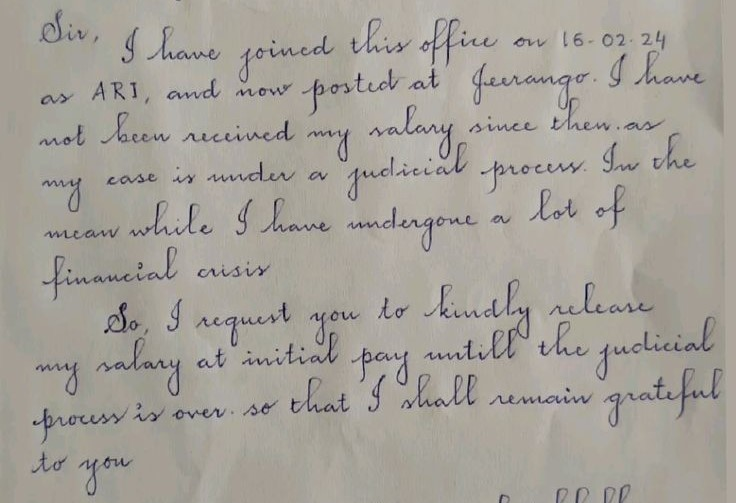
%> input picture Test data/Angular Done.jpeg, 736 x 503 px
$ octave --eval "result = preprocess(imread('Test data/Angular Done.jpeg'));"   (GNU Octave 9; MATLAB toolbox functions it lacks are replaced by stand-ins)
%> lines starting %> are read from the running program, lines starting %| are printed output that depends on the picture; in (x1, y1, x2, y2) boxes, pixels count from 0 and x2, y2 are one past the last pixel; in counts of white or black regions, pixels touching at a corner belong together; the program's own positions count from 1
function [bw, bw_inverted, bw_noiseRemoved, bw_disk, bw_horizontal, bw_vertical, skeleton] = preprocess(inputImg)
    % Set default target height if not provided
    if nargin < 2
        targetHeight = 1200 % Standard height for processing
    end

    % Convert to grayscale if the image is in RGB
    if size(inputImg, 3) == 3
        img_gray = rgb2gray(inputImg);
    else
        img_gray = inputImg;
    end

    % Calculate scaling factor to maintain aspect ratio
    [originalHeight, ~] = size(img_gray);
%> originalHeight = 503
    scaleFactor = targetHeight / originalHeight;
%> scaleFactor = 2.39

    % Resize the image using bicubic interpolation (better for handwriting)
    img_gray = imresize(img_gray, scaleFactor, 'bicubic');
%> img_gray: size 1200x1756 uint8

    % Enhance contrast using CLAHE for better feature detection
    img_enhanced = adapthisteq(img_gray, 'ClipLimit', 0.02);
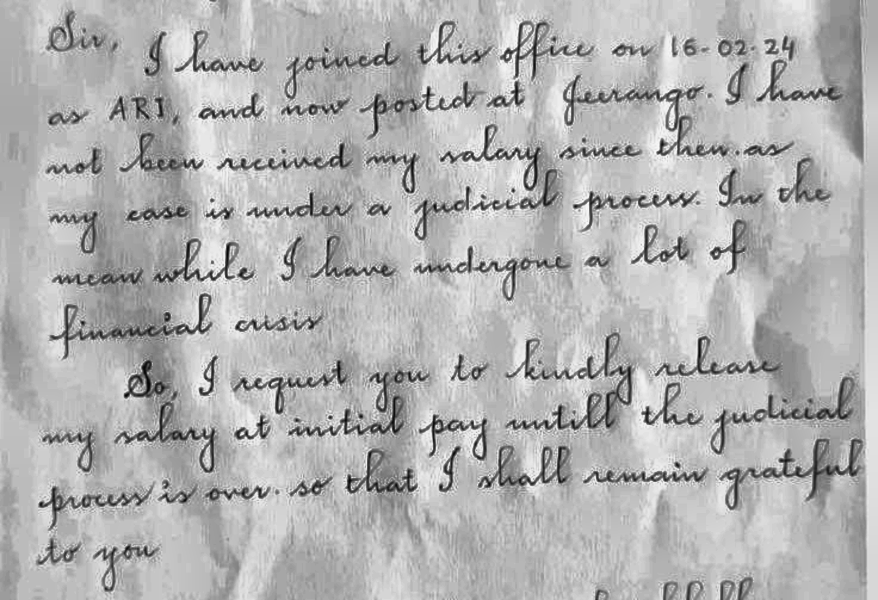
%> img_enhanced: size 1200x1756 uint8 (shown at 1/2 size); min 0, max 255, mean 177.1

    % Apply sharpening to enhance edges
    img_enhanced = imsharpen(img_enhanced, 'Radius', 1.5, 'Amount', 0.6);

    % Step 2: Binarize using adaptive thresholding
    bw = imbinarize(img_enhanced, 'adaptive', 'ForegroundPolarity', 'dark', 'Sensitivity', 0.4);
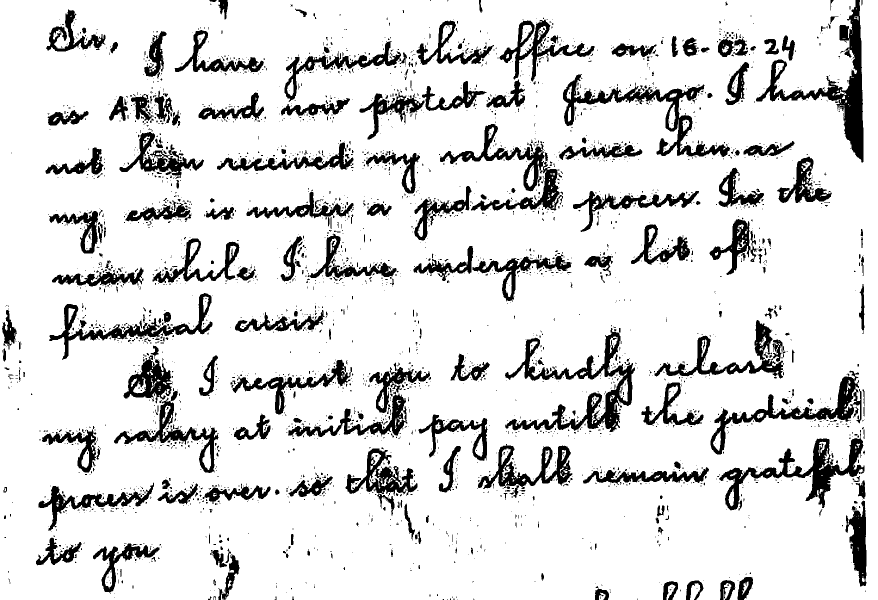
%> bw: size 1200x1756 logical (shown at 1/2 size); 86.6% white; 3381 black regions (3049 under 20 px), largest, box (x1, y1, x2, y2) and area: (1010, 656, 1270, 864) 12332, (1512, 0, 1727, 325) 12278, (1438, 860, 1729, 1021) 9899

    % Step 3: Invert the binary image
    bw_inverted = ~bw;
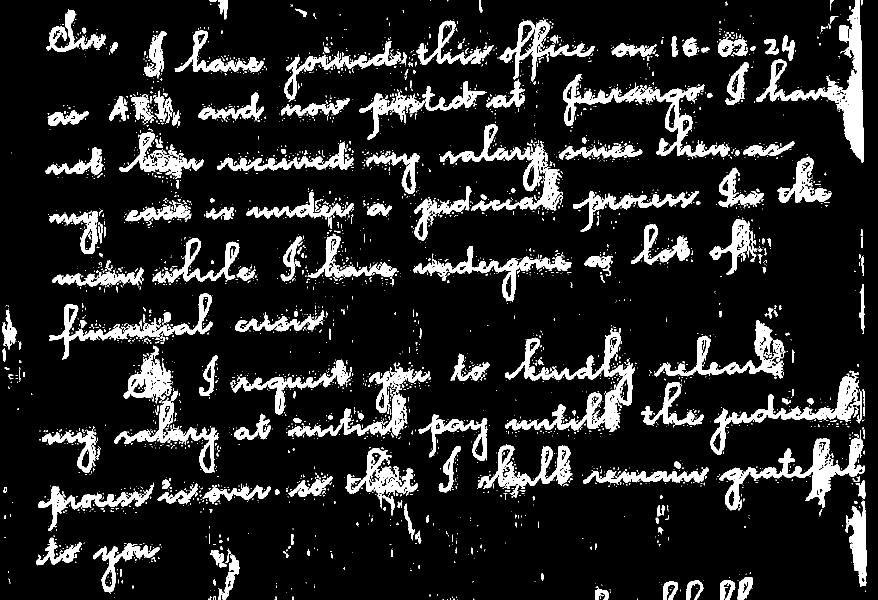
%> bw_inverted: size 1200x1756 logical (shown at 1/2 size); 13.4% white; 3381 white regions (3049 under 20 px), largest, box (x1, y1, x2, y2) and area: (1010, 656, 1270, 864) 12332, (1512, 0, 1727, 325) 12278, (1438, 860, 1729, 1021) 9899

    % Step 4: Remove small objects (noise) - use a proportional threshold based on image size
    noiseThreshold = round(50 * scaleFactor);
%> noiseThreshold = 119
    bw_noiseRemoved = bwareaopen(bw_inverted, noiseThreshold);

    % Step 5: Fill small holes before skeletonization to ensure continuous strokes
    bw_filled = imfill(bw_noiseRemoved, 'holes');  % Fill any holes in the image
%> bw_filled: size 1200x1756 logical; 13.2% white; 110 white regions, largest, box (x1, y1, x2, y2) and area: (1010, 656, 1270, 864) 13585, (1512, 0, 1727, 325) 12833, (1126, 148, 1460, 314) 10817

    % Step 6: Apply disk-based opening for curved strokes preservation
    se_disk = strel('disk', max(1, round(1 * scaleFactor)));
%> se_disk = {Dimensionality 2}
    bw_disk = imopen(bw_filled, se_disk);
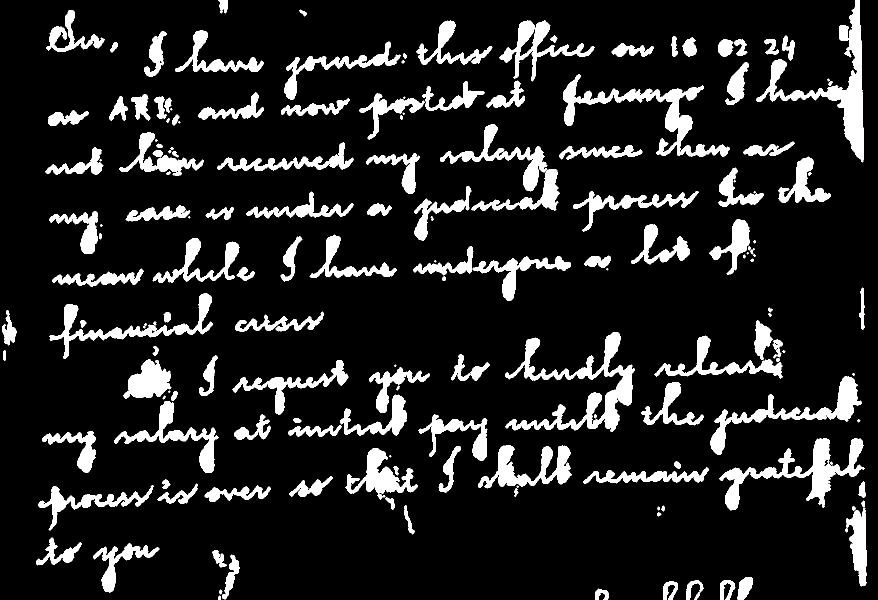
%> bw_disk: size 1200x1756 logical (shown at 1/2 size); 12.6% white; 173 white regions (22 under 20 px), largest, box (x1, y1, x2, y2) and area: (1010, 664, 1270, 864) 13034, (1512, 0, 1727, 325) 12425, (1438, 876, 1729, 1021) 10410

    % Step 7: Apply horizontal line-based closing for baseline features
    se_horizontal = strel('line', max(5, round(5 * scaleFactor)), 0);
    bw_horizontal = imclose(bw_filled, se_horizontal);
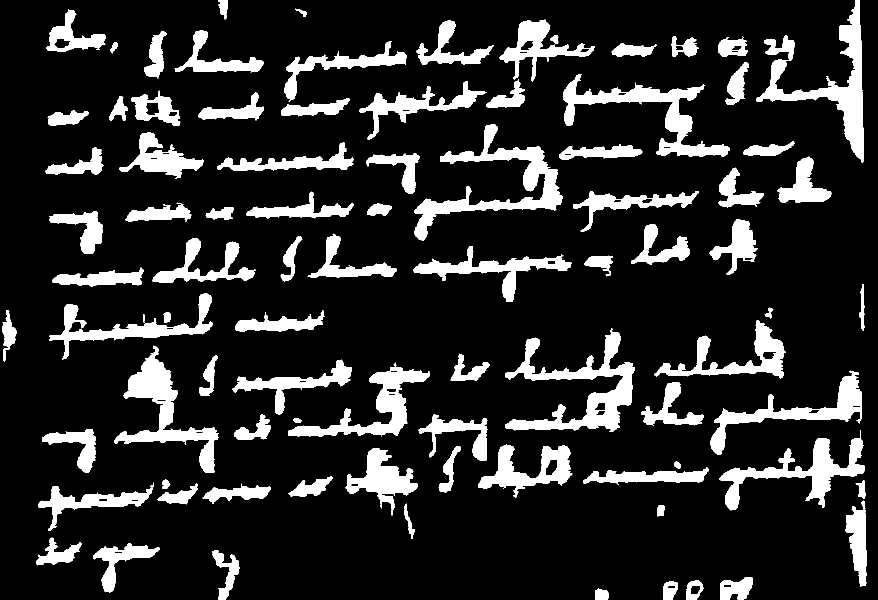
%> bw_horizontal: size 1200x1756 logical (shown at 1/2 size); 15.6% white; 88 white regions, largest, box (x1, y1, x2, y2) and area: (1010, 656, 1270, 864) 16052, (1512, 0, 1727, 325) 15322, (828, 248, 1126, 481) 15174

    % Step 8: Apply vertical line-based closing for letter connections
    se_vertical = strel('line', max(3, round(3 * scaleFactor)), 90);
    bw_vertical = imclose(bw_filled, se_vertical);
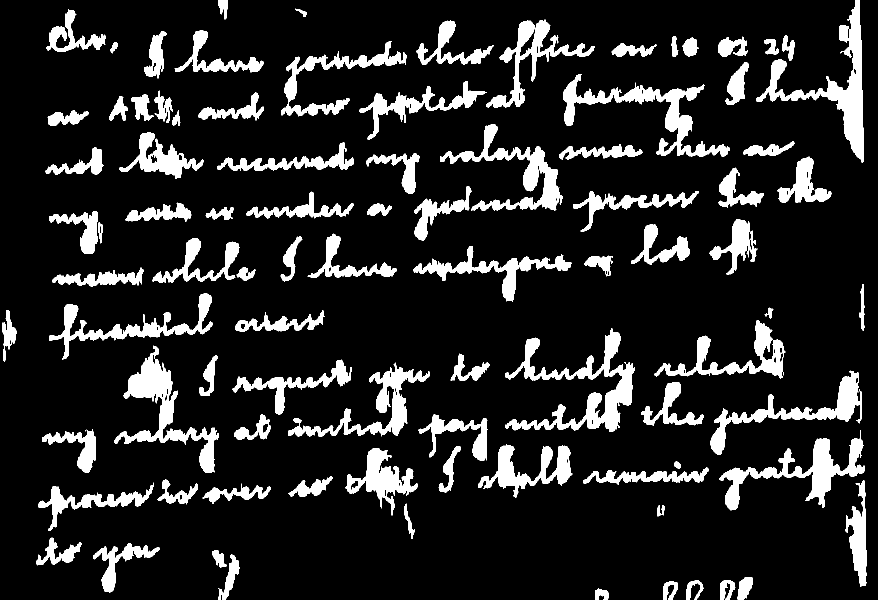
%> bw_vertical: size 1200x1756 logical (shown at 1/2 size); 13.8% white; 91 white regions, largest, box (x1, y1, x2, y2) and area: (1010, 656, 1270, 864) 13919, (1512, 0, 1727, 325) 13109, (228, 691, 437, 946) 11711

    % IMPROVED SKELETON EXTRACTION
    % Create skeleton after filling holes
    se_smooth = strel('disk', max(1, round(1 * scaleFactor)));
%> se_smooth = {Dimensionality 2}
    bw_for_skeleton = imclose(bw_filled, se_smooth);  % Apply smoothing before skeletonization
%> bw_for_skeleton: size 1200x1756 logical; 13.9% white; 97 white regions, largest, box (x1, y1, x2, y2) and area: (1010, 656, 1270, 864) 14213, (1512, 0, 1727, 325) 13209, (228, 691, 437, 946) 11774

    % Fill small holes again if necessary
    bw_for_skeleton = imfill(bw_for_skeleton, 8, 'holes');
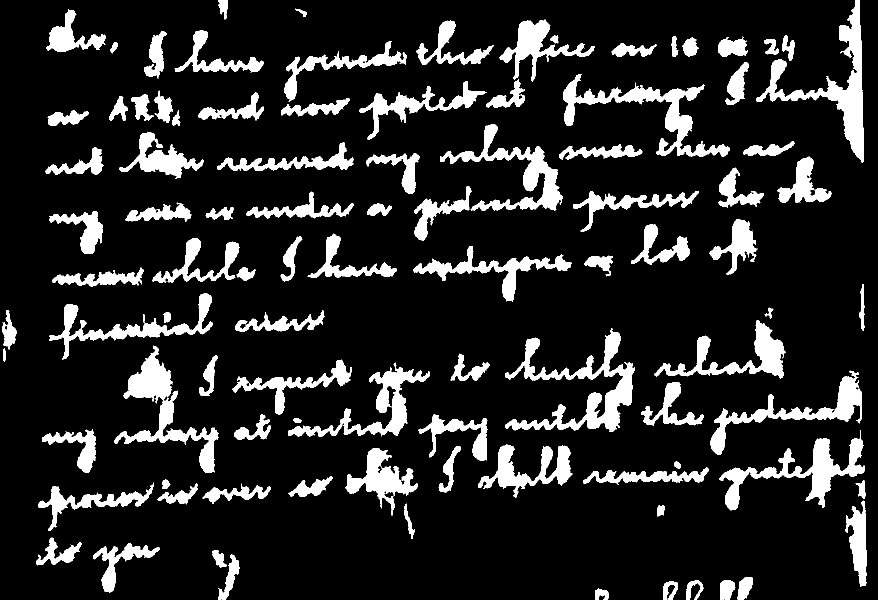
%> bw_for_skeleton: size 1200x1756 logical (shown at 1/2 size); 14.1% white; 97 white regions, largest, box (x1, y1, x2, y2) and area: (1010, 656, 1270, 864) 14239, (1512, 0, 1727, 325) 13209, (228, 691, 437, 946) 11928

    % Create skeleton with branch pruning
    minBranchLength = max(4, round(4 * scaleFactor));
%> minBranchLength = 10
%> (the run ends here)
